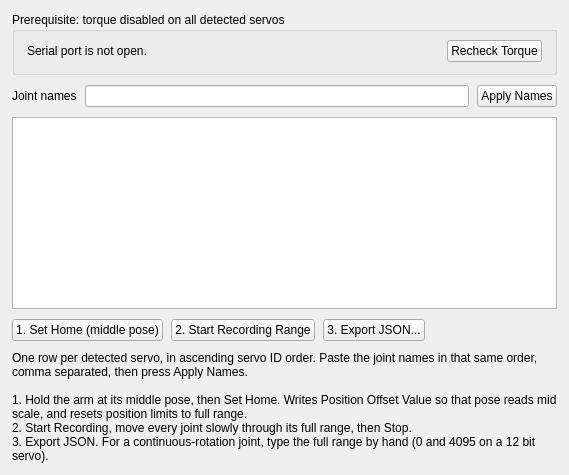
    <widget class="QWidget" name="CalibrationTab">
     <attribute name="title">
      <string>Calibration</string>
     </attribute>
     <layout class="QVBoxLayout" name="calibTabLayout"><property name="spacing"><number>10</number></property><property name="leftMargin"><number>12</number></property><property name="topMargin"><number>12</number></property><property name="rightMargin"><number>12</number></property><property name="bottomMargin"><number>12</number></property><item><widget class="QGroupBox" name="calibGateGroup">
      <property name="sizePolicy"><sizepolicy hsizetype="Preferred" vsizetype="Fixed"><horstretch>0</horstretch><verstretch>0</verstretch></sizepolicy></property><property name="title">
       <string>Prerequisite: torque disabled on all detected servos</string>
      </property>
      <layout class="QHBoxLayout" name="calibGateLayout"><property name="spacing"><number>12</number></property><property name="leftMargin"><number>12</number></property><property name="topMargin"><number>8</number></property><property name="rightMargin"><number>12</number></property><property name="bottomMargin"><number>10</number></property><item><widget class="QLabel" name="calibStatusLabel">
       <property name="sizePolicy"><sizepolicy hsizetype="Expanding" vsizetype="Preferred"><horstretch>1</horstretch><verstretch>0</verstretch></sizepolicy></property><property name="text">
        <string>Serial port is not open.</string>
       </property>
       <property name="wordWrap">
        <bool>true</bool>
       </property>
      </widget>
      </item><item><widget class="QPushButton" name="calibRecheckButton">
       <property name="sizePolicy"><sizepolicy hsizetype="Fixed" vsizetype="Fixed"><horstretch>0</horstretch><verstretch>0</verstretch></sizepolicy></property><property name="text">
        <string>Recheck Torque</string>
       </property>
      </widget>
     </item></layout></widget>
     </item><item><layout class="QHBoxLayout" name="calibNamesRowLayout"><property name="spacing"><number>8</number></property><item><widget class="QLabel" name="calibNamesLabel">
      <property name="text">
       <string>Joint names</string>
      </property>
     </widget>
     </item><item><widget class="QLineEdit" name="calibNamesLineEdit">
      <property name="sizePolicy"><sizepolicy hsizetype="Expanding" vsizetype="Fixed"><horstretch>1</horstretch><verstretch>0</verstretch></sizepolicy></property><property name="toolTip">
       <string>Comma separated joint names, in ascending servo ID order</string>
      </property>
     </widget>
     </item><item><widget class="QPushButton" name="calibApplyNamesButton">
      <property name="sizePolicy"><sizepolicy hsizetype="Fixed" vsizetype="Fixed"><horstretch>0</horstretch><verstretch>0</verstretch></sizepolicy></property><property name="text">
       <string>Apply Names</string>
      </property>
     </widget>
     </item></layout></item><item><widget class="QTableView" name="calibTableView">
      <property name="sizePolicy"><sizepolicy hsizetype="Expanding" vsizetype="Expanding"><horstretch>1</horstretch><verstretch>1</verstretch></sizepolicy></property><property name="minimumSize"><size><width>520</width><height>180</height></size></property></widget>
     </item><item><layout class="QHBoxLayout" name="calibButtonRowLayout"><property name="spacing"><number>8</number></property><item><widget class="QPushButton" name="calibHomeButton">
      <property name="toolTip">
       <string>Zero the offset, reset position limits, then store the current pose as the midpoint</string>
      </property>
      <property name="text">
       <string>1. Set Home (middle pose)</string>
      </property>
     </widget>
     </item><item><widget class="QPushButton" name="calibRecordButton">
      <property name="toolTip">
       <string>Track min and max position while you move every joint through its range</string>
      </property>
      <property name="text">
       <string>2. Start Recording Range</string>
      </property>
     </widget>
     </item><item><widget class="QPushButton" name="calibExportButton">
      <property name="text">
       <string>3. Export JSON...</string>
      </property>
     </widget>
     </item><item><spacer name="calibButtonSpacer"><property name="orientation"><enum>Qt::Horizontal</enum></property><property name="sizeHint" stdset="0"><size><width>20</width><height>20</height></size></property></spacer></item></layout></item><item><widget class="QLabel" name="calibHintLabel">
      <property name="sizePolicy"><sizepolicy hsizetype="Preferred" vsizetype="Fixed"><horstretch>0</horstretch><verstretch>0</verstretch></sizepolicy></property><property name="text">
       <string>One row per detected servo, in ascending servo ID order. Paste the joint names in that same order, comma separated, then press Apply Names.

1. Hold the arm at its middle pose, then Set Home. Writes Position Offset Value so that pose reads mid scale, and resets position limits to full range.
2. Start Recording, move every joint slowly through its full range, then Stop.
3. Export JSON. For a continuous-rotation joint, type the full range by hand (0 and 4095 on a 12 bit servo).</string>
      </property>
      <property name="wordWrap">
       <bool>true</bool>
      </property>
     </widget>
    </item></layout></widget>
